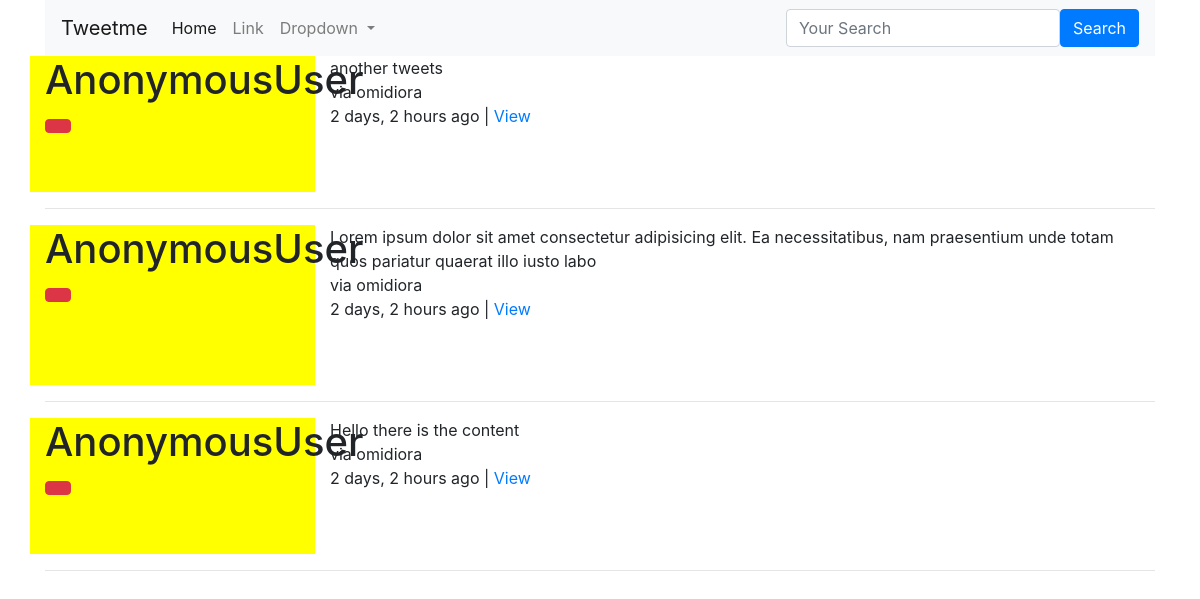
/tweet, run on an earlier commit of the app's database.
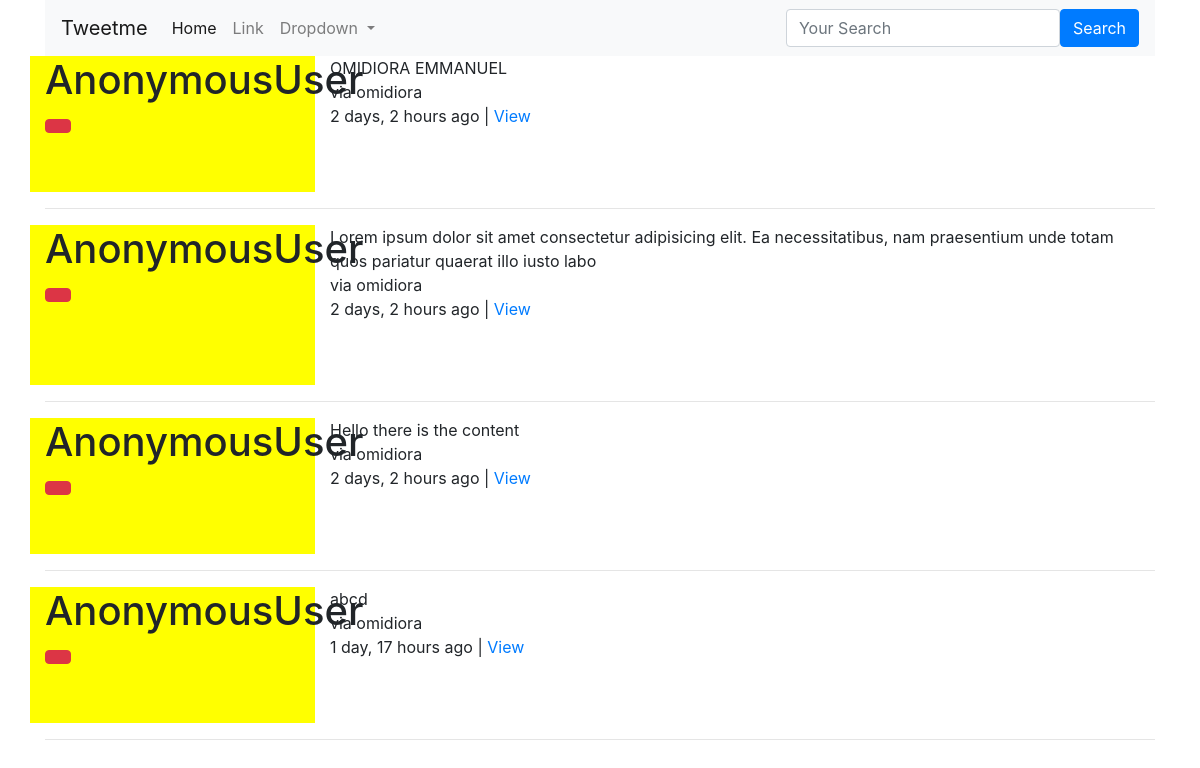
And on a later commit of the database.
### tweetme/models.py (models this page shows, shortened)
class Tweet(models.Model):
    user=models.ForeignKey(settings.AUTH_USER_MODEL,on_delete=models.CASCADE)
    content=models.CharField(max_length=140,validators=[validate_content])
    update=models.DateTimeField(auto_now_add=True)
    timestamp=models.DateTimeField(auto_now_add=True)
    def get_absolute_url(self):
        return reverse('tweets:detail', kwargs={'pk': self.pk})

### tweetme/views.py (the view)
# urls.py: path('tweet',views.TweetListView.as_view(),name='list'),
class TweetListView(ListView):
    def get_queryset(self):
       qs=Tweet.objects.all()
       print(self.request.GET)
       query=self.request.GET.get('q',None)
       if query is not None:
           qs=qs.filter(Q(content__icontains=query )| Q(user__username__icontains=query) )
       return qs
    def get_context_data(self,*args,**kwargs):
        context=super(TweetListView,self).get_context_data(*args,**kwargs)
        context['create_form']=TweetModelForm()
        context['create_url']=reverse_lazy('tweets:create')
        return context

### tweetme/forms.py
class TweetModelForm(forms.ModelForm):
    content=forms.CharField(label='',widget=forms.Textarea(attrs={'placeholder':"YOUR MESSAGE",'class':"form-control"}))
    class Meta:
        model=Tweet
        fields=[
            "content"
        ]

### tweetme/templates/tweetme/tweet_list.html (shortened to what this page needs)
{% extends 'base.html' %}
{% block content %}
{% for object in object_list %}
<div class="row">
    <div class="col-sm-3 col-xs-12" style="background-color: yellow;">
      <h1>{{request.user}}</h1>
      {% include 'tweetme/form.html' with form=form action_url=create_url btn_title='Tweet' %}
    </div>
  <div class="col-sm-9">
{{object.content}}<br> via {{object.user}}<br>{{object.timestamp|timesince}} ago | <a href="{{object.get_absolute_url}}">View</a> </p><br><br>
  </div>
</div>
  <hr>
{% empty %}
{% if request.GET.q %}
<p>No tweet yet.</p>
{% else %}
<p>No tweets yet.</p>
{% endif %}
{% endfor %}
{% endblock content %}

### tweetme/templates/tweetme/form.html (shortened to what this page needs)
{% load cripsy_forms_tags %}
<form action="{% if action_url  %}{{action_url}}{% endif %}" method="POST">
<button type="submit" value="{{btn_title}}" class="btn btn-danger">
</form>

What changed in the data, as far as the page shows it:
changed Tweet: content "another tweets" → "OMIDIORA EMMANUEL"
added Tweet: user "AnonymousUser", content "abcd", user "omidiora", timestamp "1 day, 17 hours"
